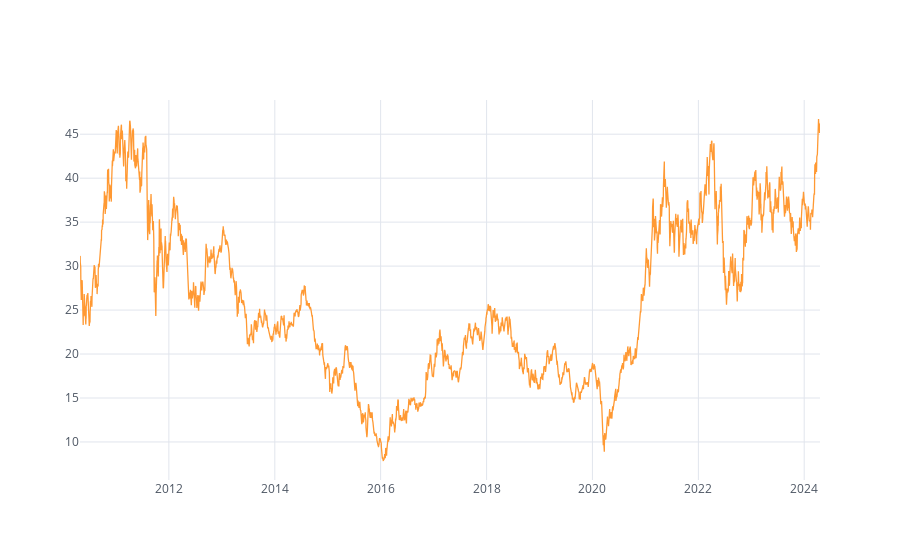

The notebook cell this image was saved under:
### Code cell
M.prices.iplot()

### Figure 1 — Plotly figure (JSON) as saved in the notebook; plotly's stock layout.template omitted (floating-point values rounded to 4 significant figures; data arrays with more than 128 entries replaced by an {"elided": "..."} marker saying what was removed)
{"data": [{"line": {"color": "rgba(255, 153, 51, 1.0)", "dash": "solid", "shape": "linear", "width": 1.3}, "mode": "lines", "name": "COPX", "text": "", "x": {"elided": "3519 str values"}, "y": {"elided": "3519 float values"}, "type": "scatter"}], "layout": {"legend": {"bgcolor": "#FFFFFF", "font": {"color": "#4D5663"}}, "paper_bgcolor": "#FFFFFF", "plot_bgcolor": "#FFFFFF", "title": {"font": {"color": "#4D5663"}}, "xaxis": {"gridcolor": "#E1E5ED", "showgrid": true, "tickfont": {"color": "#4D5663"}, "title": {"font": {"color": "#4D5663"}, "text": ""}, "zerolinecolor": "#E1E5ED"}, "yaxis": {"gridcolor": "#E1E5ED", "showgrid": true, "tickfont": {"color": "#4D5663"}, "title": {"font": {"color": "#4D5663"}, "text": ""}, "zerolinecolor": "#E1E5ED"}}}
